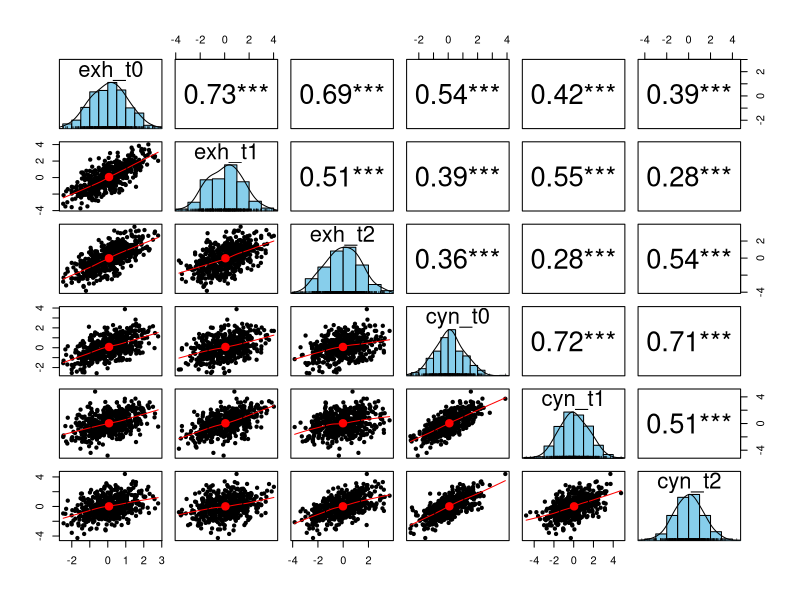
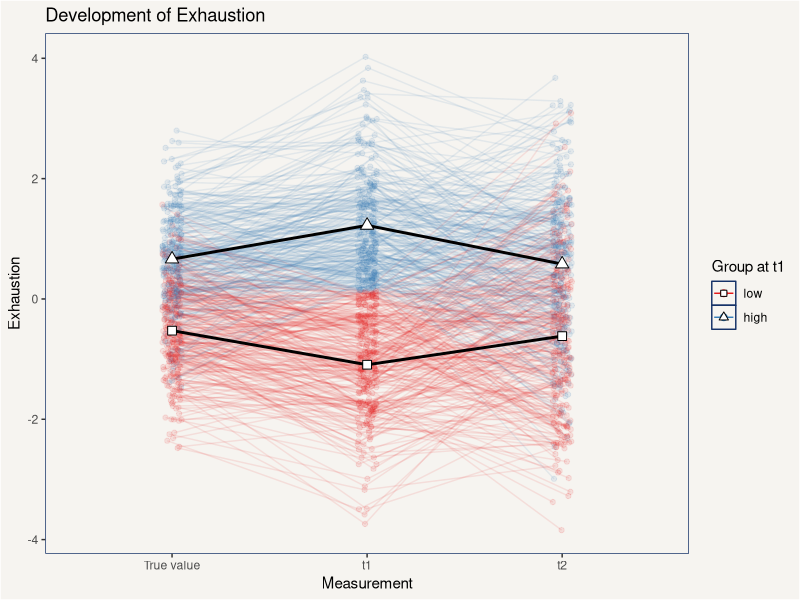
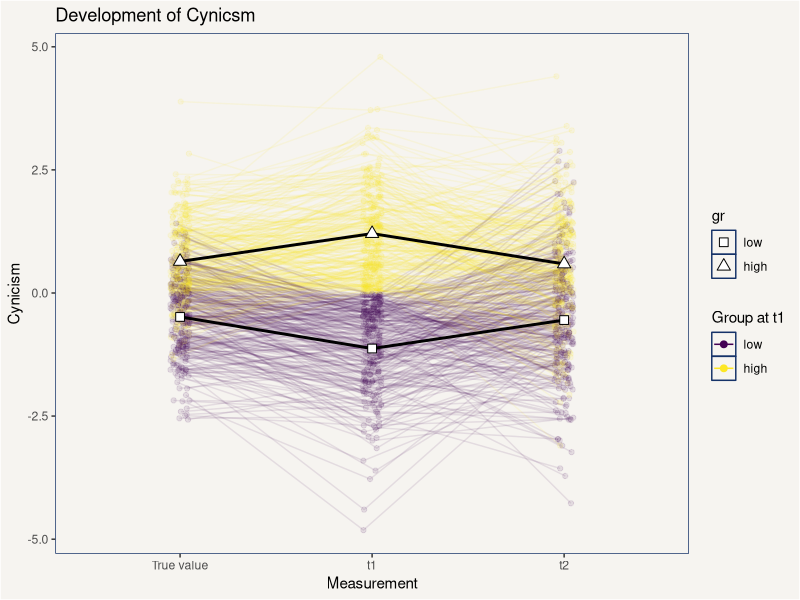
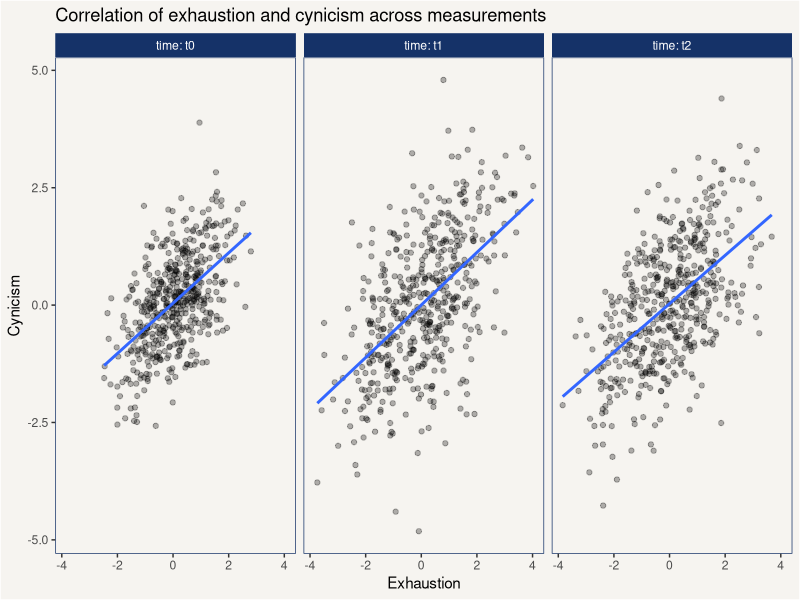
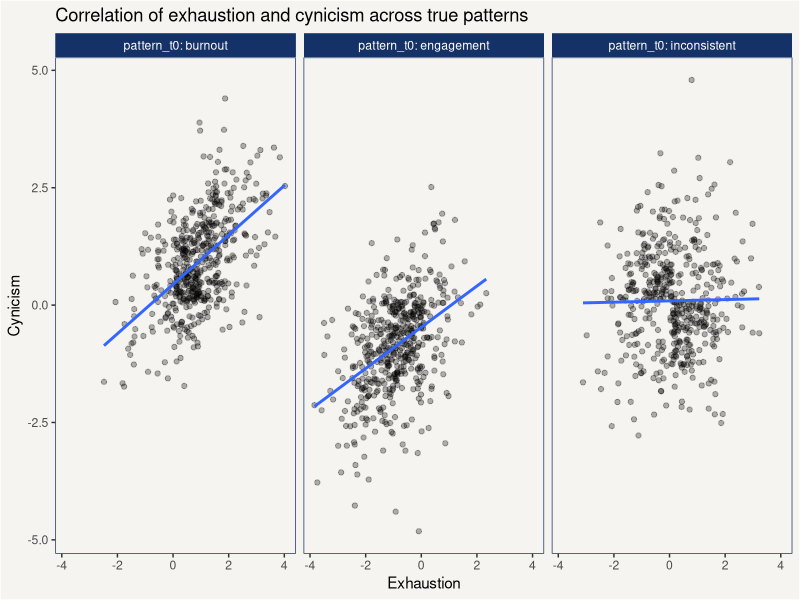
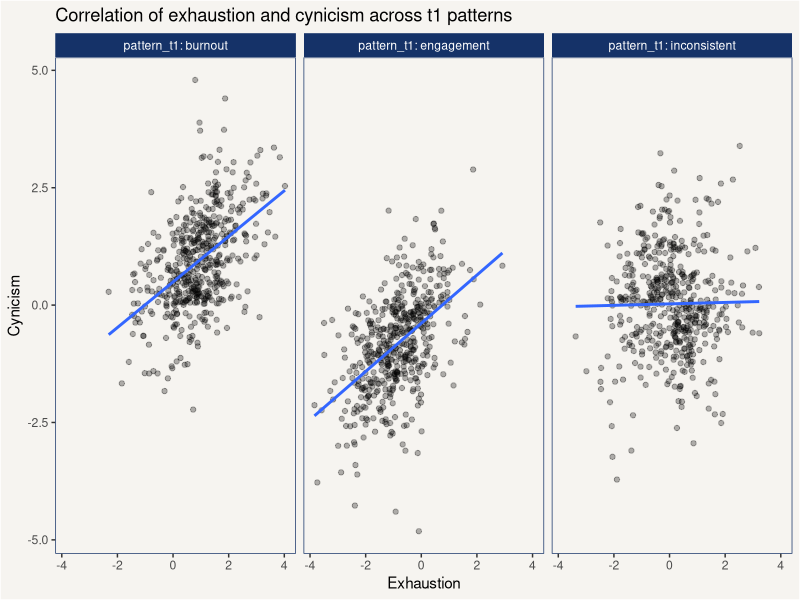
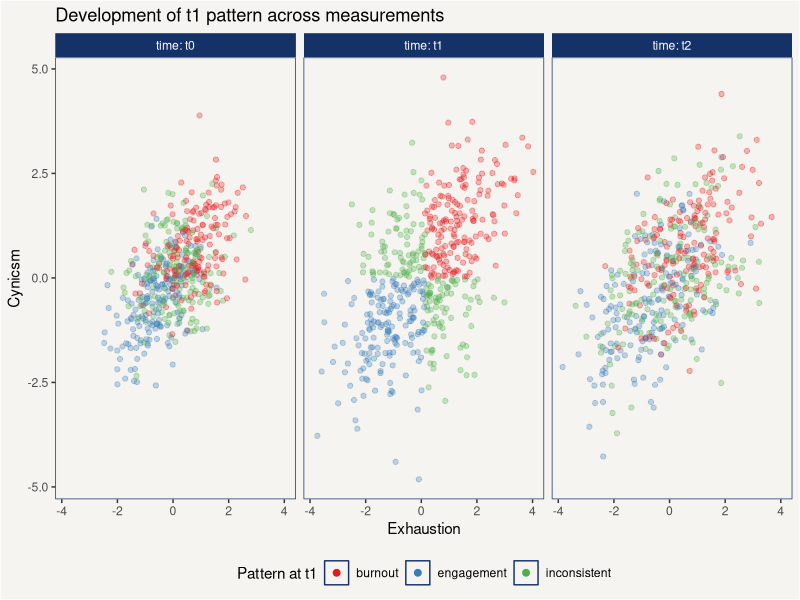
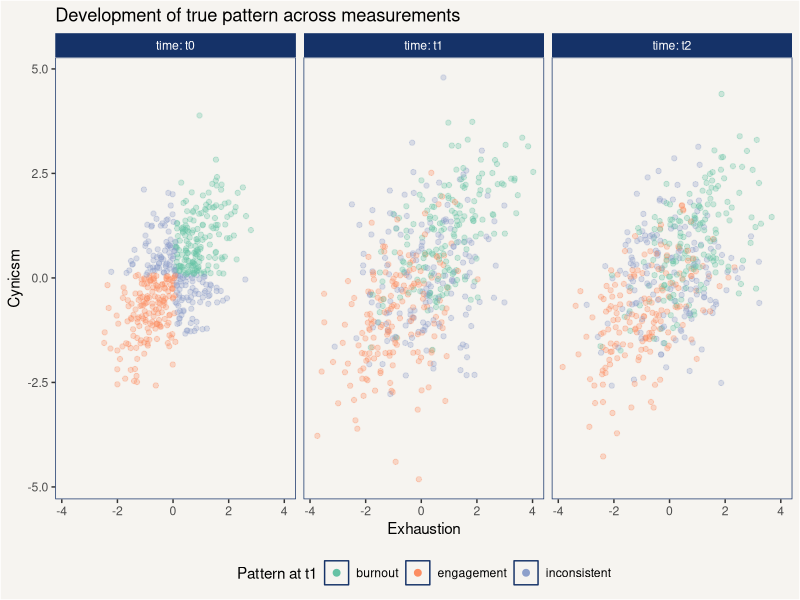

Recreate these plots in R, in order.
## ---- chunk 1
# global RMarkdown options
knitr::opts_chunk$set(echo = TRUE, message = FALSE, warning = FALSE)

# load packages
library(MASS)
library(tidyverse)
library(corrplot)

# set global theme options for ggplot2
theme_update(panel.background = element_rect(fill = NA, color = "#153268"))
theme_update(legend.background = element_blank())
theme_update(panel.grid = element_blank())
theme_update(strip.background = element_rect(fill = "#153268"))
theme_update(strip.text = element_text(color = "white"))
theme_update(plot.background = element_rect(fill = "#f6f4f0"))
## ---- chunk 2

simdata <- function(n = 500, r = 0.55, mu = c(0, 0), names = c("exh", "cyn")) {
  # Random sampling of two variables from multivariate normal distribution
  # allows for input of a complete vector of mu  
  
  # Function arguments
  # n: Number of observations per variable
  # r: Correlation between the sampled variables
  # mu: Vector of true means. Can be a vector of length two, or a matrix
  #     with two columns and *n* rows, giving true means individually for 
  #     each observation
  # names: Names of the variables in the output
  
  # Returns
  # tibble: A 3-column tibble, with an ID column going from 1 to *n* and 
  #     the two sampled variables, named as indicated in *names*
  
  s = matrix(c(1, r, r, 1), ncol = 2)
  x <- matrix(rep(NA, times = n*2), ncol = 2)
  id <- rep(NA, times = n)
  
 if (is.vector(mu)) {
    x <- mvrnorm(mu = mu, Sigma = s, n = n)
    id <- 1:n
 } else if (nrow(mu) == n) {
   
    for (i in 1:n) {
      tmu <- c(mu[[i,1]], mu[[i, 2]])
      x[i,] <- mvrnorm(mu = tmu, Sigma = s, n = 1)
      id[i] <- i
    }  
  }
  colnames(x) <- names
  d <- as_tibble(x)
  d$id <- id
  
  return(d)
}
## ---- chunk 3
sim_covariate <- function(n = 500, r = 0.6) {
  # Simulates correlated values for one covariate at three time points
  
  # Function arguments
  # n: Number of observations per time point
  # r: Correlation between values at adjacent time points
  
  # Returns
  # double: A vector of length n*3, in which the first n observations correspond to
  #       time 1, the next n observations to time 2 and the last n observations to
  #       time 3.
  
  s = matrix(c(1, r, r^2, r, 1, r^2, r^2, r, 1), ncol = 3)
  x <- mvrnorm(mu = c(0, 0, 0), Sigma = s, n = n)
  colnames(x) <- c("t0", "t1", "t2")
  d <- as_tibble(x) %>% 
    mutate(id = 1:n()) %>% 
    pivot_longer(t0:t2, names_to = "time") %>% 
    arrange(time)
  return(d %>% pull("value"))
}
## ---- chunk 4
set.seed(12345)
true <- simdata()
t1 <- simdata(mu = true)
t2 <- simdata(mu = true)
true$time <- "t0"
t1$time <- "t1"
t2$time <- "t2"

values <- bind_rows(true, t1, t2) 
values %>% sample_n(10) %>% knitr::kable()
## ---- chunk 5
values <- bind_rows(true, t1, t2) %>% 
  
  group_by(time) %>% 
  mutate(median.exh = median(exh)) %>% 
  mutate(median.cyn = median(cyn)) %>% 
  ungroup() %>% 
  
  mutate(exh.status = ifelse(exh < median.exh, "low", "high")) %>% 
  mutate(cyn.status = ifelse(cyn < median.cyn, "low", "high")) %>% 
  mutate(exh.status = factor(exh.status, levels = c("low", "high"), 
                             ordered = TRUE)) %>%
  mutate(cyn.status = factor(cyn.status, levels = c("low", "high"),
                             ordered = TRUE)) %>% 
  
  mutate(pattern = case_when(
    (exh < median.exh) & (cyn < median.cyn) ~ "engagement",
    exh.status != cyn.status ~ "inconsistent",
    (exh > median.exh) & (cyn > median.cyn) ~ "burnout"
  ))

values %>% sample_n(10)  %>% knitr::kable()
## ---- chunk 6
values <- values %>% 
  mutate(workload = sim_covariate()) %>% 
  mutate(control = sim_covariate()) %>% 
  mutate(reward = sim_covariate()) %>% 
  mutate(community = sim_covariate()) %>% 
  mutate(fairness = sim_covariate()) %>% 
  mutate(values = sim_covariate())
## ---- chunk 7
jitter <- runif(n = nrow(values), min = -0.05, max = 0.05)

df <- values %>% 
  mutate(time.int = recode(time, "t0" = 1, "t1" = 2, "t2" = 3)) %>% 
  mutate(time.jit = time.int + jitter)
## ---- chunk 8
status_wide <- df %>% 
  dplyr::select(id, time, exh.status, cyn.status) %>% 
  pivot_wider(names_from = "time", values_from = c("exh.status", "cyn.status"))

df <- left_join(df, status_wide, by = "id")

# print
df %>% 
  dplyr::select(id, time, exh.status, exh.status_t1) %>%
  sample_n(10)  %>% knitr::kable()
## ---- chunk 9
pattern_wide <- df %>% 
  dplyr::select(id, time, pattern) %>% 
  pivot_wider(names_from = "time", values_from = pattern, names_glue="{.value}_{time}")

df <- left_join(df, pattern_wide, by = "id")

# print
df %>% 
  dplyr::select(id, time, pattern, pattern_t1) %>% 
  sample_n(10)  %>% knitr::kable()
## ---- chunk 10
corrdat <- bind_rows(true, t1, t2) %>% 
  pivot_wider(names_from = "time", values_from = c("exh", "cyn")) %>% 
  dplyr::select(-id) 

corrmat <- corrdat %>% cor()

corrmat %>% round(2)  %>% knitr::kable()
## ---- chunk 11
corrdat %>% psych::pairs.panels(hist.col = "skyblue", stars = TRUE)
## ---- chunk 12
plt.single <- function(df) {
  plt <- df %>% 
  ggplot() +
  aes(x = time.jit, y = y) +
  geom_line(aes(group = id, color = gr), alpha = 0.1) +
  geom_point(alpha = 0.1, aes(color = gr)) +
  # geom_hline(yintercept = medians$median.exh_t1, linetype = "dashed") +
  scale_x_continuous(limits = c(0.5, 3.5), breaks = 1:3, 
                     labels = c("True value", "t1", "t2")) +
  guides(colour = guide_legend(override.aes = list(alpha = 1, size=2))) +
  stat_summary(fun = "mean", 
               aes(x = time.int, group = gr), 
               geom = "line", size = 1) +
  stat_summary(fun = "mean", 
               aes(x = time.int, group = gr, shape = gr), 
               geom = "point", size = 3, fill = "white") +
  scale_shape_manual(values = c(22, 24)) +
  NULL
  
  return(plt)
}
## ---- chunk 13
df %>% mutate(gr = exh.status_t1, y = exh) %>% 
  plt.single() +
  scale_color_brewer(palette = "Set1") +
  labs(x = "Measurement", y = "Exhaustion", color = "Group at t1",
       title = "Development of Exhaustion", shape = "Group at t1")
## ---- chunk 14
df %>% mutate(gr = cyn.status_t1, y = cyn) %>% 
  plt.single() +
  labs(x = "Measurement", y = "Cynicism", color = "Group at t1",
       title = "Development of Cynicsm")
## ---- chunk 15
df %>% 
  ggplot() +
  aes(x = exh, y = cyn) +
  geom_point(alpha = 0.3) +
  geom_smooth(method = "lm", se = F) +
  facet_wrap(~time, labeller = label_both) +
  labs(x = "Exhaustion", y = "Cynicism") +
  labs(title = "Correlation of exhaustion and cynicism across measurements")
## ---- chunk 16
df %>% 
  ggplot() +
  aes(x = exh, y = cyn) +
  geom_point(alpha = 0.3) +
  geom_smooth(method = "lm", se = F) +
  facet_wrap(~pattern_t0, labeller = label_both) +
  labs(x = "Exhaustion", y = "Cynicism") +
  labs(title = "Correlation of exhaustion and cynicism across true patterns")
## ---- chunk 17
df %>% 
  ggplot() +
  aes(x = exh, y = cyn) +
  geom_point(alpha = 0.3) +
  geom_smooth(method = "lm", se = F) +
  facet_wrap(~pattern_t1, labeller = label_both) +
  labs(x = "Exhaustion", y = "Cynicism") +
  labs(title = "Correlation of exhaustion and cynicism across t1 patterns")
## ---- chunk 18
df %>% 
  ggplot() +
  aes(x = exh, y = cyn, color = pattern_t1) +
  geom_point(alpha = 0.3) +
  facet_wrap(~time, labeller = label_both) +
  scale_color_brewer(palette = "Set1") +
  theme(legend.position = "bottom") +
  guides(colour = guide_legend(override.aes = list(alpha = 1, size=2))) +
  labs(x = "Exhaustion", 
       y = "Cynicsm", 
       color = "Pattern at t1",
       title = "Development of t1 pattern across measurements")
## ---- chunk 19
df %>% 
  ggplot() +
  aes(x = exh, y = cyn, color = pattern_t0) +
  geom_point(alpha = 0.3) +
  facet_wrap(~time, labeller = label_both) +
  scale_color_brewer(palette = "Set2") +
  theme(legend.position = "bottom") +
  guides(colour = guide_legend(override.aes = list(alpha = 1, size=2))) +
  labs(x = "Exhaustion", y = "Cynicsm", color = "Pattern at t1",
       title = "Development of true pattern across measurements")
## ---- chunk 20
df %>% 
  ggplot() +
  aes(x = exh, y = cyn, color = pattern_t1) +
  geom_point(alpha = 0.3) +
  facet_wrap(pattern_t1~time, labeller = label_both) +
  scale_color_brewer(palette = "Set1") +
  theme(legend.position = "bottom") +
  guides(colour = guide_legend(override.aes = list(alpha = 1, size=2))) +
  labs(x = "Exhaustion", y = "Cynicsm", color = "Pattern at t1",
       title = "Development of t1 across measurements, faceted")
## ---- chunk 21
df %>% 
  ggplot() +
  aes(x = exh, y = cyn, color = pattern_t0) +
  geom_point(alpha = 0.5) +
  facet_wrap(pattern_t1~time, labeller = label_both) +
  scale_color_brewer(palette = "Set2") +
  theme(legend.position = "bottom") +
  guides(colour = guide_legend(override.aes = list(alpha = 1, size=2))) +
  labs(x = "Exhaustion", y = "Cynicsm", color = "True pattern",
       title = "Development of t1 pattern across measurements",
       subtitle = "With color-coding of true pattern")
## ---- chunk 22
df %>% 
  ggplot() +
  aes(x = exh, y = cyn, color = pattern_t0) +
  geom_point(alpha = 0.5) +
  facet_wrap(pattern_t0~time, labeller = label_both) +
  scale_color_brewer(palette = "Set2") +
  theme(legend.position = "bottom") +
  guides(colour = guide_legend(override.aes = list(alpha = 1, size=2))) +
  labs(x = "Exhaustion", y = "Cynicsm", color = "True pattern",
       title = "Development of t0 pattern across measurements")
## ---- chunk 23
df %>% 
  ggplot() +
  aes(x = exh, y = cyn, color = pattern_t2) +
  geom_point(alpha = 0.4) +
  facet_wrap(pattern_t1~time, labeller = label_both) +
  scale_color_brewer(palette = "Dark2") +
  theme(legend.position = "bottom") +
  guides(colour = guide_legend(override.aes = list(alpha = 1, size=2))) +
  labs(x = "Exhaustion", y = "Cynicsm", color = "Pattern at t2",
       title = "Development of t1 patterns across measurements",
       subtitle = "With color-coding of t2 pattern")
## ---- chunk 24
df %>% 
  group_by(pattern, time) %>% 
  summarise(n = n()) %>% 
  pivot_wider(names_from = time, values_from = n, 
              names_glue = "{.value}_{time}")  %>% 
  knitr::kable()

## ---- chunk 25
dev_pattern <- df %>% 
  dplyr::select(id, time, pattern, exh.status_t1, exh.status_t2, cyn.status_t1, cyn.status_t2) %>% 
  pivot_wider(names_from = "time", names_glue = "{.value}_{time}",
  values_from = "pattern") %>% 
  group_by(exh.status_t1, exh.status_t2, cyn.status_t1, cyn.status_t2, 
           pattern_t1, pattern_t2) %>% 
  summarise(n = n()) %>% ungroup()
  
dev_pattern  %>% knitr::kable()
## ---- chunk 26
dev_pattern %>% group_by(pattern_t1, pattern_t2) %>% 
  summarise(n = sum(n))  %>% knitr::kable()
## ---- chunk 27
dev_pattern %>% group_by(exh.status_t1, exh.status_t2) %>% 
  summarise(n = sum(n))  %>% knitr::kable()
## ---- chunk 28
dev_pattern %>% group_by(cyn.status_t1, cyn.status_t2) %>% 
  summarise(n = sum(n))  %>% knitr::kable()
## ---- chunk 29
dif.df <- df %>% 
  mutate(dif = exh - cyn) %>% 
  group_by(time) %>% 
  mutate(dif.med = median(dif)) %>% 
  mutate(dif.q25 = quantile(dif, 0.25)) %>% 
  mutate(dif.q75 = quantile(dif, 0.75)) %>% 
  ungroup() %>% 

  mutate(dif.status1 = ifelse(dif < dif.med, "low", "high")) %>% 
  mutate(dif.status = case_when(
    dif < dif.q25 ~ "low",
    (dif.q25 < dif) & (dif < dif.q75) ~ "medium",
    dif.q75 < dif ~ "high"
    ))

dif.status_t1 <- dif.df %>% 
  filter(time == "t1") %>% 
  select(id, dif.status) %>% 
  rename(dif.status_t1 = dif.status)
  
dif.df <- left_join(dif.df, dif.status_t1, by = "id")

dif.status_t0 <- dif.df %>% 
  filter(time == "t0") %>% 
  select(id, dif.status) %>% 
  rename(dif.status_t0 = dif.status)
  
dif.df <- left_join(dif.df, dif.status_t0, by = "id")

dif.t1 <- dif.df %>% 
  filter(time == "t1") %>% 
  select(id, dif) %>% 
  rename(dif.t1 = dif)

dif.df <- left_join(dif.df, dif.t1, by = "id")

dif.df %>% dplyr::select(id, time, dif, pattern, dif.med, dif.status)
## ---- chunk 30
pattern_dif <- dif.df %>% 
  group_by(pattern_t1, dif.status_t1) %>% 
  summarise(n = n()) %>% ungroup()
 
pattern_dif
## ---- chunk 31
pattern_dif %>% 
  mutate(dif_extreme = ifelse(dif.status_t1 == "high" | dif.status_t1 == "low","yes", "no")) %>% 
  group_by(dif_extreme, pattern_t1) %>% 
  summarise(n = sum(n))
## ---- chunk 32
plt.dif_combined <- dif.df %>% 
  ggplot() +
  aes(x = time.jit, y = dif) +
  geom_line(aes(group = id, color = dif.t1), alpha = 0.2) +
  geom_point(alpha = 0.1) +
  scale_color_gradient2(low = "#0571b0", high = "#ca0020", mid = "#ffffbf") +
  scale_x_continuous(breaks = 1:3, labels = c("True value", "t1", "t2")) +
  labs(x = "Measurement", y = "Difference: Exh. - Cyn.") +
  theme(legend.position = "bottom") +
  NULL
## ---- chunk 33
plt.dif_combined + 
  stat_summary(fun = "mean", geom = "line",
               aes(x = time.int, group = dif.status_t1)
               ) +
  stat_summary(fun = "mean", geom = "point", 
               size = 3,
               fill = "white",
               aes(shape = dif.status_t1, x = time.int)) +
  # scale_shape_manual(values = c(22, 24))
  scale_shape_manual(values = c(21, 22, 24)) +
  labs(title = "Development of difference Exh. - Cyn. across measurements",
       subtitle = "Color-coding of difference measured at t1")
## ---- chunk 34
plt.dif_combined + 
  facet_wrap(~dif.status_t1, labeller = label_both) +
  stat_summary(fun = "mean", geom = "line",
               aes(x = time.int, group = dif.status_t1)
               ) +
  stat_summary(fun = "mean", geom = "point", 
               size = 3,
               fill = "white",
               aes(shape = dif.status_t1, x = time.int)) +
  scale_shape_manual(values = c(21, 22, 24)) +
  # scale_shape_manual(values = c(21, 22, 24)) +
  labs(title = "Development of difference Exh. - Cyn. across measurements, faceted",
       subtitle = "Color-coding of difference measured at t1") +
  NULL
## ---- chunk 35
plt.dif_combined + 
  facet_wrap(~dif.status_t0, labeller = label_both) +
  stat_summary(fun = "mean", geom = "line",
               aes(x = time.int, group = dif.status_t1)
               ) +
  stat_summary(fun = "mean", geom = "point", 
               size = 3,
               fill = "white",
               aes(shape = dif.status_t1, x = time.int)) +
  scale_shape_manual(values = c(21, 22, 24)) +
  # scale_shape_manual(values = c(21, 22, 24)) +
  labs(title = "Development of difference Exh. - Cyn. across measurements, faceted",
       subtitle = "Color-coding of difference measured at t1") +
  NULL
## ---- chunk 36
h4 <- df %>% 
  filter(time != "t0") %>% 
  filter(pattern_t1 == "inconsistent") %>% 
  filter(pattern_t2 != "inconsistent") %>% 
  mutate(pattern_t2 = factor(pattern_t2)) %>% 
  dplyr::select(id, time, pattern, exh, cyn, exh.status_t1, pattern_t1, pattern_t2, workload:values)

h4
## ---- chunk 37
h4_dfs <- h4 %>% split(.$exh.status_t1)
## ---- chunk 38
run_lms <- function(df, dvs, predictor = "pattern_t2") {
  output <- list()
  for (i in seq_along(dvs)) {
    f = as.formula(paste(dvs[i], "~", predictor))  
    output[[dvs[i]]] <- lm(f, data = df)
  }
  return(output)
}
## ---- chunk 39
dvs = c("workload", "control", "reward", "community", "fairness", "values")
models <- h4_dfs %>% map(~run_lms(df = ., dvs = dvs))
## ---- chunk 40
models$low %>% map(summary)
## ---- chunk 41
models$high %>% map(summary)
